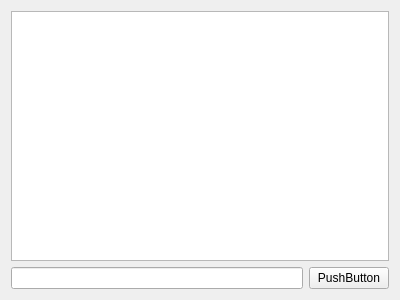
<?xml version="1.0" encoding="UTF-8"?>
<ui version="4.0">
 <class>convSet</class>
 <widget class="QWidget" name="convSet">
  <property name="geometry">
   <rect>
    <x>0</x>
    <y>0</y>
    <width>400</width>
    <height>300</height>
   </rect>
  </property>
  <property name="windowTitle">
   <string>Form</string>
  </property>
  <layout class="QGridLayout" name="gridLayout">
   <item row="0" column="0" colspan="2">
    <widget class="QPlainTextEdit" name="plainTextEdit"/>
   </item>
   <item row="1" column="0">
    <widget class="QLineEdit" name="lineEdit"/>
   </item>
   <item row="1" column="1">
    <widget class="QPushButton" name="pushButton">
     <property name="text">
      <string>PushButton</string>
     </property>
    </widget>
   </item>
  </layout>
 </widget>
 <resources/>
 <connections/>
</ui>
